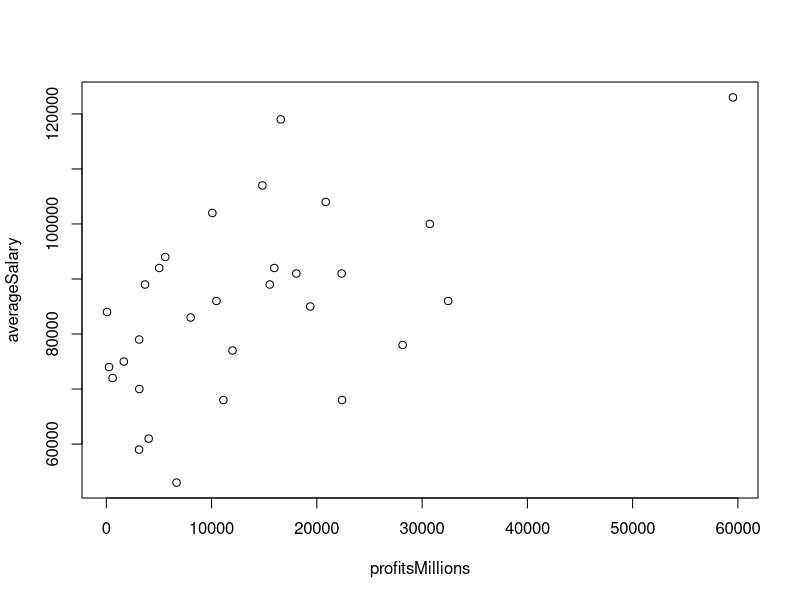
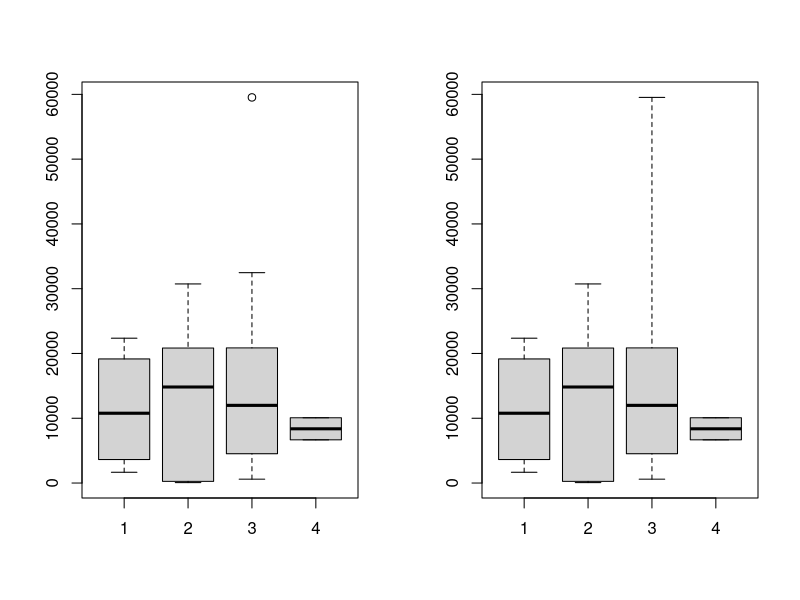

Generate these figures, in order, with R:
# HW Lect 5-1, Andrey Risukhin
# Consider a continuous variable and a discrete variable. 
# Make comparative boxplots for the continuous variable for each level of the discrete variable.
# I used countEmployeesLog as discrete, profitsMillions as continuous.

countEmployeesLog <- c(4, 2, 3, 3, 4, 3, 2, 3, 3, 1,
                       2, 3, 3, 3, 2, 2, 3, 3, 3, 3,
                       3, 1, 1, 1, 3, 3, 3, 3, 3, 3)

profitsMillions <- c(6670.00, 20840.00, 59531.00, 
                     4021.00, 10073.00, 11986.00, 
                     67.00, 594.00, 19370.00, 
                     1658.40, 14824.00, 3677.00, 
                     8014.00, 3134.00, 30736.00, 
                     256.00, 5024.00, 32474.00,
                     15528.00, 3110.00, 22355.00,
                     15959.00, 5595.00, 3122.00,
                     28147.00, 16571.00, 11121.00,
                     10460.00, 22393.00, 18045.00)

averageSalary <- c(53000.00, 104000.00, 123000.00,
                   61000.00, 102000.00, 77000.00,
                   84000.00, 72000.00, 85000.00,
                   75000.00, 107000.00, 89000.00,
                   83000.00, 70000.00, 100000.00,
                   74000.00, 92000.00, 86000.00,
                   89000.00, 59000.00, 91000.00,
                   92000.00, 94000.00, 79000.00,
                   78000.00, 119000.00, 68000.00,
                   86000.00, 68000.00, 91000.00)

ageOfCompany <- c(2, 1, 2, 6, 1, 2, 6, 2, 1, 1, 5,
                  4, 4, 1, 1, 2, 1, 1, 1, 4, 4, 3,
                  3, 2, 3, 2, 3, 3, 4, 5, 6)

plot(profitsMillions, averageSalary)

profits1 <- c(profitsMillions[10], profitsMillions[21], profitsMillions[22], 
              profitsMillions[23])
profits2 <- c(profitsMillions[2], profitsMillions[7], profitsMillions[11], 
              profitsMillions[15], profitsMillions[16])
profits3 <- c(profitsMillions[3], profitsMillions[4], profitsMillions[6], 
              profitsMillions[8], profitsMillions[9], profitsMillions[12], 
              profitsMillions[13], profitsMillions[14], profitsMillions[17], 
              profitsMillions[18], profitsMillions[19], profitsMillions[20], 
              profitsMillions[21], profitsMillions[25], profitsMillions[26], 
              profitsMillions[27], profitsMillions[28], profitsMillions[29], 
              profitsMillions[30])
profits4 <- c(profitsMillions[1], profitsMillions[5])

# Make Boxplots
par(mfrow = c(1,2))
boxplot(profits1, profits2, profits3, profits4)
boxplot(profits1, profits2, profits3, profits4, range = 0) # Suppresses outliers
max(profits3) # The outlier, 59531

# Create counts variables
level1Count <- 4
level2Count <- 5
level3Count <- 19
level4Count <- 2

profits1 <- numeric(level1Count)
profits2 <- numeric(level2Count)
profits3 <- numeric(level3Count)
profits4 <- numeric(level4Count)

# Sort profits by level   DOES NOT WORK YET
#for (i in length(countEmployeesLog)) { # Loop once for each element of countEmployeesLog
#  countEmployeesLog[i]
#  if (countEmployeesLog[i] == 1) {
#    profits1[i] <- profitsMillions[i]
#  }
#  if (countEmployeesLog[i] == 2) {
#    profits2[i] <- profitsMillions[i]
#  }
#  if (countEmployeesLog[i] == 3) {
#    profits3[i] <- profitsMillions[i]
#  }
#  if (countEmployeesLog[i] == 4) {
#    profits4[i] <- profitsMillions[i]
#  }
#}